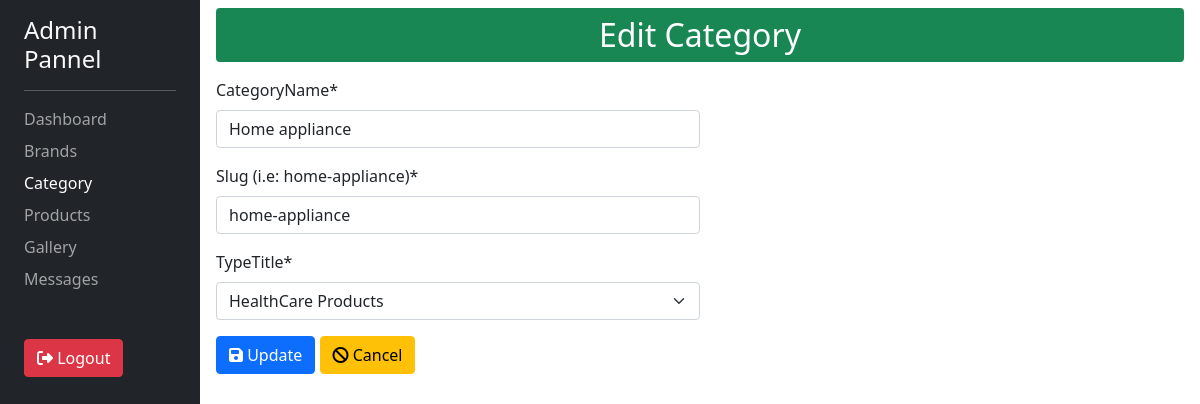
The app's page /category/dashboard/edit-category/home-appliance (signed in) with its own data.
### products/models.py (models this page shows, shortened)
class Category(models.Model):
    categoryName = models.CharField(max_length=100)
    slug = models.CharField(max_length=30, default=None)
    typeTitle = models.ForeignKey(Type, on_delete=models.CASCADE, default=None)

### category/views.py (the view)
# urls.py: path('dashboard/edit-category/<slug:slug>', views.editCategoryView, name="edit-category"),
@login_required(login_url='/admin/')
def editCategoryView(request, slug):
    datum = get_object_or_404(Category, slug=slug)
    if request.method == "POST":
        form = CreateCategory(request.POST, instance=datum)
        if form.is_valid:
            try:
                form.save()
                messages.success(request, "Category updated.")
                return redirect('category:all-categories')
            except ImportError:
                return render(request, 'Error.html', { 'errorMsg' : 'Integrity error occured!' })
    else:
        form = CreateCategory(instance=datum)
    return render(request, 'dashboard/add-category.html', { 'form' : form })

### category/forms.py
class CreateCategory(forms.ModelForm):
    class Meta:
        model = Category
        fields = ('categoryName', 'slug', 'typeTitle')
        labels = {
            'slug': 'Slug (i.e: home-appliance)'
        }

### aboutus/context_processor.py (called while the page is built)
def company_info(request):
        profileInfo = CompanyInfo.objects.first()
        return { 'profileInfo' : profileInfo }

### products/context_processor.py (called while the page is built)
def productsType(request):
    types = Type.objects.all()
    return { 'typeItems' : types }

### products/models.py (called while the page is built)
    def __str__(self):
        return self.typeName

### category/templates/dashboard/add-category.html (shortened to what this page needs)
{% extends "my_admin/base.html" %}
{% load crispy_forms_tags %}
{% block content %}
<div class="">
    <p class="h2 bg-success text-white text-center py-2 rounded mb-3">{% if request.path == "/category/dashboard/add-category" %}Add New Category{% else %}Edit Category{% endif %}</p>
    <div class="col-md-6">
        <form method="post">
            {{ form|crispy }}
            <button class="btn btn-primary mt-0"><i class="fa-solid fa-floppy-disk"></i> {% if request.path == "/category/dashboard/add-category" %}Save{% else %}Update{% endif %}
            </button>
            <a class="btn btn-warning" href="{% url 'category:all-categories' %}"><i class="fa-solid fa-ban"></i> Cancel</a>
        </form>
    </div>
</div>
{% endblock content %}

### static/css/style.css (style rules this page uses)
a { text-decoration: none; }
.btn-primary { margin-top: 20px; }

### records on screen
Category: categoryName "Home appliance", slug "home-appliance", typeTitle "HealthCare Products"
